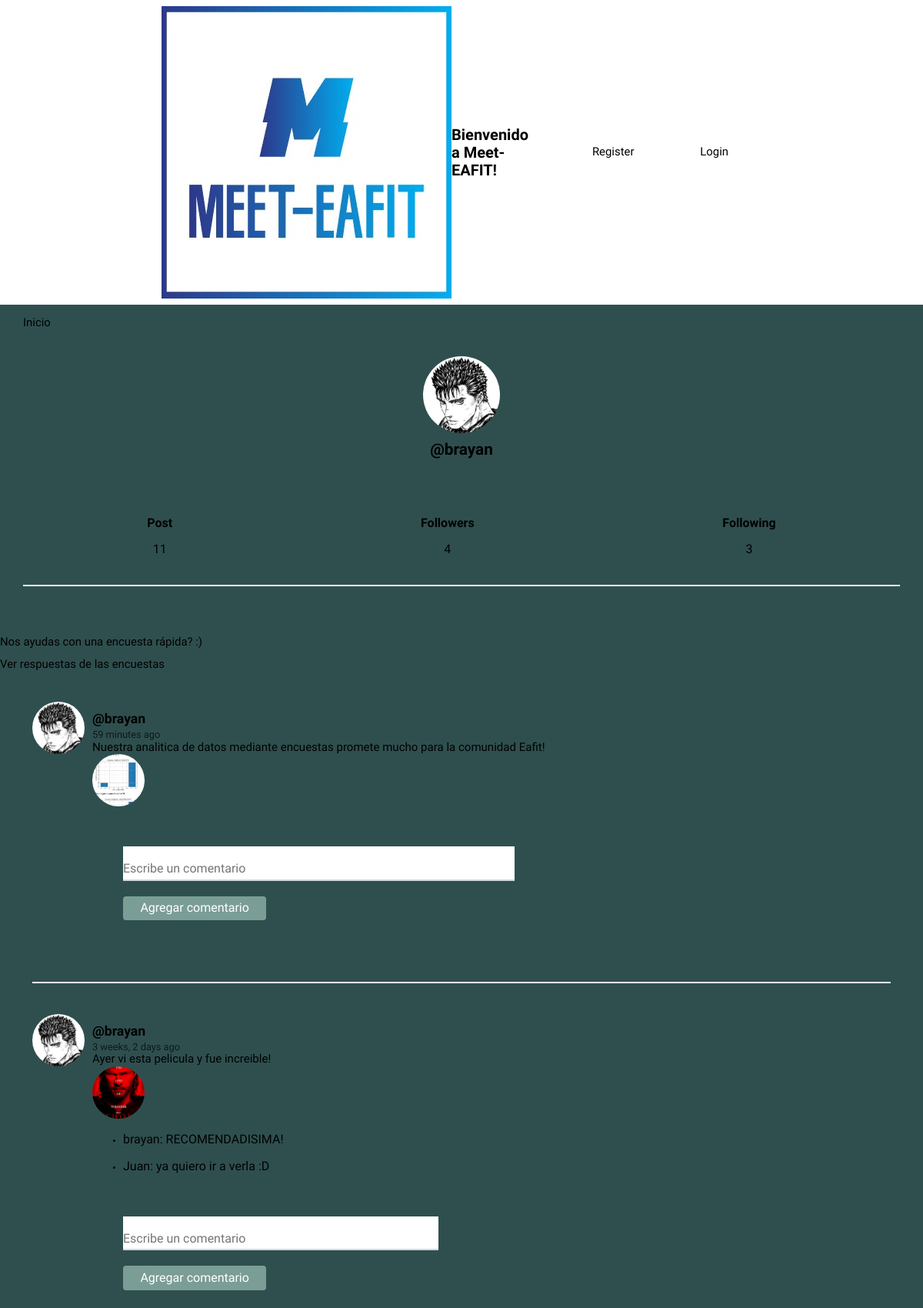
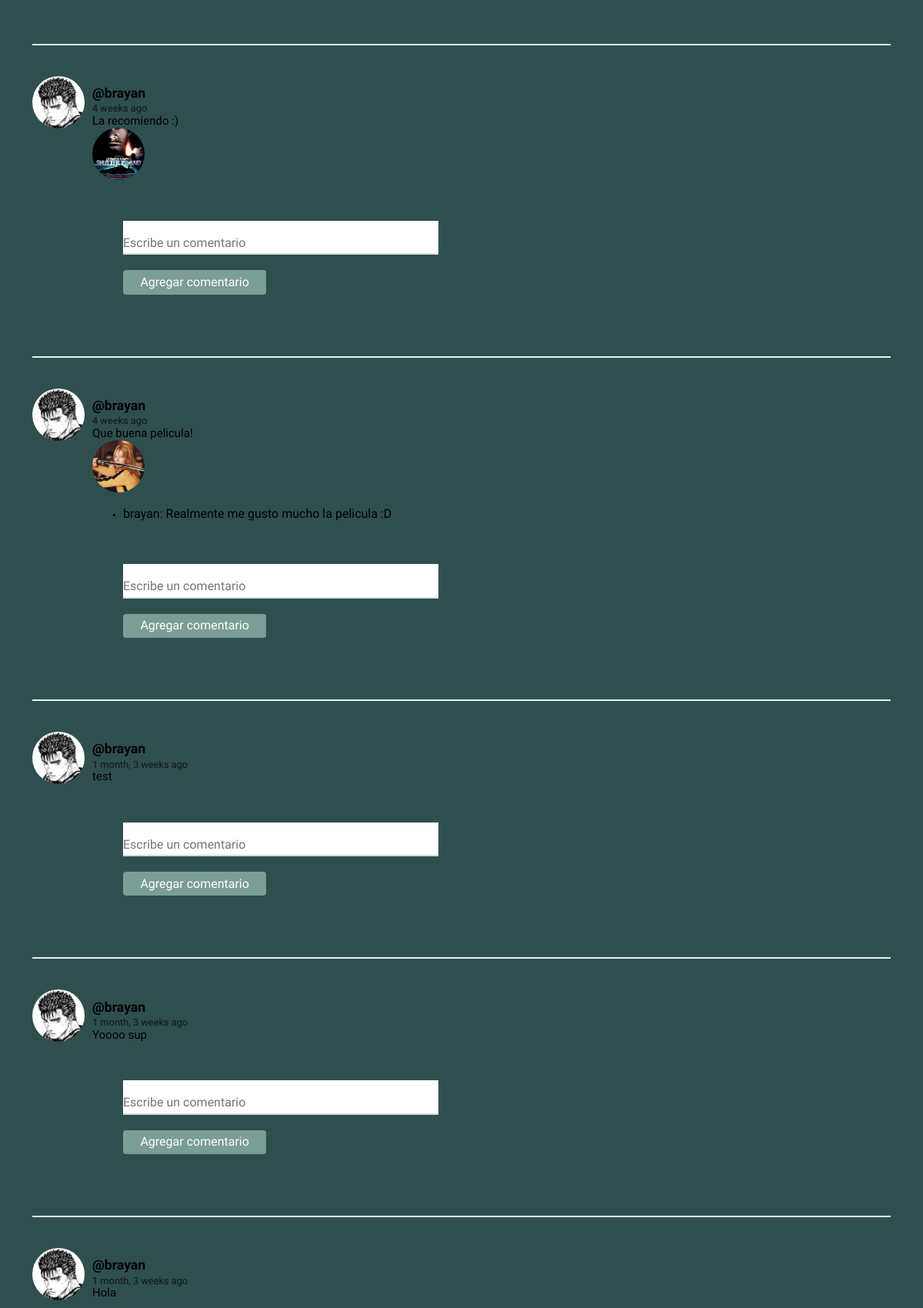
Screenshot of /profile/brayan/ (upper part) with the database file from the repository (2 pictures, top to bottom).
### social/models.py (models this page shows, shortened)
class Profile(models.Model):
    id = models.BigAutoField(primary_key=True)
    objects = None
    user = models.OneToOneField(User, on_delete=models.CASCADE)
    image = models.ImageField(default='batman.png')
    def following(self):
        user_ids = Relationship.objects.filter(from_user=self.user)\
                                .values_list('to_user_id', flat=True)
        return User.objects.filter(id__in=user_ids)
    def followers(self):
        user_ids = Relationship.objects.filter(to_user=self.user)\
                                .values_list('from_user_id', flat=True)
        return User.objects.filter(id__in=user_ids)

class Post(models.Model):
    id = models.AutoField(primary_key=True)
    user = models.ForeignKey(User, on_delete=models.CASCADE, related_name='posts')
    timestamp = models.DateTimeField(default=timezone.now)
    content = models.TextField()
    comments = models.ForeignKey('Comment', on_delete=models.CASCADE, related_name='post_comments', null=True, blank=True)
    image = models.ImageField(upload_to='post_images', blank=True, null=True)
    class Meta:
        ordering = ['-timestamp']

class Comment(models.Model):
    id = models.BigAutoField(primary_key=True)
    user = models.ForeignKey(User, on_delete=models.CASCADE)
    post = models.ForeignKey('Post', on_delete=models.CASCADE, related_name='post_comments')
    content = models.TextField()
    created_at = models.DateTimeField(auto_now_add=True)

### social/views.py (the view)
# urls.py: path('profile/', views.profile, name='profile'),
def profile(request, username=None):
    current_user = request.user
    if username and username != current_user.username:
        user = User.objects.get(username=username)
        posts = user.posts.all()
    else:
        posts = current_user.posts.all()
        user = current_user
    return render(request, 'social/profile.html', {'user': user, 'posts': posts})

### social/templates/social/profile.html (shortened to what this page needs)
{% extends 'social/feed.html' %}
{% block content %}
<div class="profile">
	<img src="{{ user.profile.image.url }}">
	<h2>@{{ user.username }}</h2>
</div>
<div class="follow">
	<div>
		<h5>Post</h5>
		<p>{{ user.posts.count }}</p>
	</div>
	<div>
		<h5>Followers</h5>
		<p>{{ user.profile.followers.count }}</p>
	</div>
	<div>
		<h5>Following</h5>
		<p>{{ user.profile.following.count }}</p>
	</div>
</div>
{{ block.super }}
{% endblock %}

### social/templates/social/feed.html (shortened to what this page needs)
{% extends 'social/layout.html' %}
{% load humanize %}
{% block content %}
<div class="button-container">
    <br>
    <br>
    <br>
    <a href="{% url 'encuesta' %}" class="btn btn-primary">Nos ayudas con una encuesta rápida? :)</a>
    <br>
    <br>
    <a href="{% url 'analitica_encuesta' %}" class="btn btn-primary">Ver respuestas de las encuestas</a>
</div>
{% for post in posts %}
<article>
    <div class="container-article">
        <img src="{{ post.user.profile.image.url }}" alt="Foto de perfil" class="profile-picture">
        <div>
            <h2 class="username"><a href="{% url 'profile' post.user.username %}">@{{ post.user.username }}</a></h2>
            <time data-time="#">{{ post.timestamp|naturaltime }}</time>
            <div class="post">{{ post.content }}</div>
            {% if post.image %}
            <img src="{{ post.image.url }}" alt="{{ post.title }}" class="post-image">
            {% endif %}
            <ul>
                {% for comment in post.post_comments.all %}
                <li class="comment-box">
                    <p><span class="author">{{ comment.user }}</span>: <span class="content">{{ comment.content }}</span></p>
                </li>
                {% endfor %}
            </ul>
            <form method="POST" action="{% url 'post_comments' post.pk %}">
                <input type="text" name="content" placeholder="Escribe un comentario" required>
                <button type="submit">Agregar comentario</button>
            </form>
        </div>
    </div>
</article>
{% endfor %}
{% endblock %}

### social/static/style.css (style rules this page uses)
body { background: #2F4F4F; font-size: 62.5%; font-family: 'Varela Round', Helvetica, Arial, serif; }
h5 { font-size: 1rem; margin-bottom: 0; }
p { font-size: 1rem; }
button { font-size: 1rem; color: white; padding: 0.4rem 1.4rem; border: none; background: #7A9D96; border-radius: 4px; cursor: pointer; }
img { object-fit: cover; }
a { font-size: .93rem; text-decoration: none; color: black; }
article { width: 93%; margin: auto; padding: 40px 0; border-bottom: 2px solid #ECEEEF; }
.username { margin-bottom: .2rem; }
.username a { font-size: 1.1rem; }
.container-article { display: flex; }
.container-article img { height: 68px; width: 68px; margin-right: 10px; border-radius: 50%; }
time { font-size: .8rem; opacity: .7; }
.post { font-size: .94rem; }
.profile { display: flex; align-items: center; flex-direction: column; }
.profile img { height: 100px; width: 100px; margin-right: 10px; border-radius: 50%; margin: 20px; }
.profile h2 { margin-top: -10px; font-size: 1.3rem; }
.follow { display: flex; width: 95%; justify-content: space-around; margin: 30px auto; text-align: center; border-bottom: 2px solid #ECEEEF; padding-bottom: 20px; }
form { margin: 0; padding: 40px; font-size: 1rem; }
input { width: 100%; border: 0; border-bottom: 2px solid #D3D8DC; outline: 0; background: #fff; padding: 20px 0 4px; margin: 0 0 20px; color: #777B7E; }

### rows the page displays
Post: user.profile.image (picture), user.username "brayan", timestamp "59 minutes ago", content "Nuestra analitica de datos mediante encuestas promete mucho para la comunidad Eafit!", image (picture)
Post: user.profile.image (picture), user.username "brayan", timestamp "3 weeks, 2 days ago", content "Ayer vi esta pelicula y fue increible!", image (picture)
Comment: user "brayan", content "RECOMENDADISIMA!"
Comment: user "Juan", content "ya quiero ir a verla :D"
Post: user.profile.image (picture), user.username "brayan", timestamp "4 weeks ago", content "La recomiendo :)", image (picture)
Post: user.profile.image (picture), user.username "brayan", timestamp "4 weeks ago", content "Que buena pelicula!", image (picture)
Comment: user "brayan", content "Realmente me gusto mucho la pelicula :D"
Post: user.profile.image (picture), user.username "brayan", timestamp "1 month, 3 weeks ago", content "test"
Post: user.profile.image (picture), user.username "brayan", timestamp "1 month, 3 weeks ago", content "Yoooo sup"
Post: user.profile.image (picture), user.username "brayan", timestamp "1 month, 3 weeks ago", content "Hola"

### other values shown
{{ user.username }} "brayan"
{{ user.posts.count }} "11"
{{ user.profile.followers.count }} "4"
{{ user.profile.following.count }} "3"
